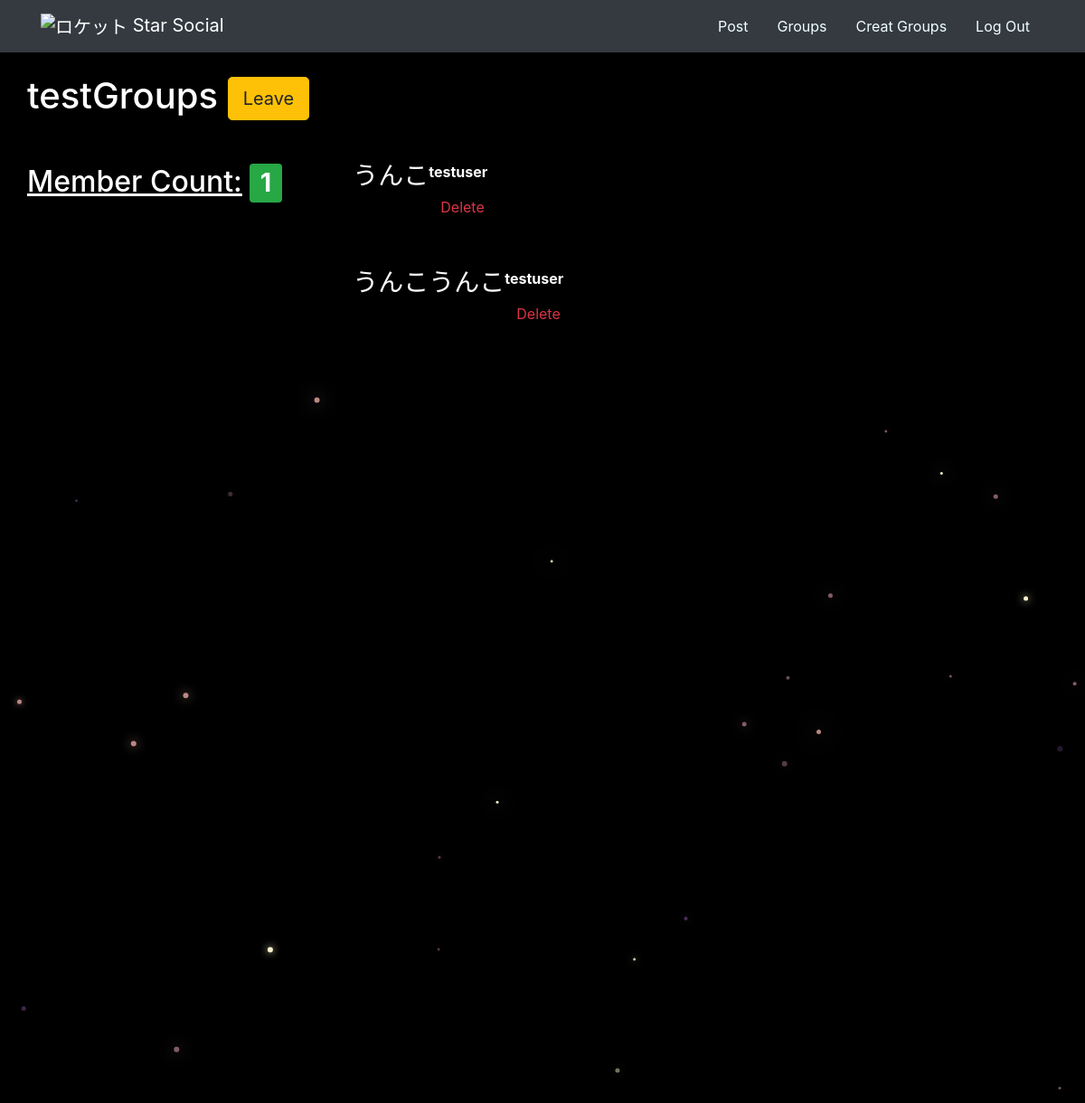
/groups/post/in/testgroups (signed in), run on the app's committed database.
### groups/models.py (models this page shows, shortened)
class Group(models.Model):
    name = models.CharField(max_length=225,unique=True)
    slug = models.SlugField(allow_unicode=True,unique=True)
    description = models.TextField(blank=True,default='')
    description_html = models.TextField(editable=False,blank=True,default='')
    member = models.ManyToManyField(User,through='GroupMember')

### posts/models.py (models this page shows, shortened)
class Post(models.Model):
    pass
    user = models.ForeignKey(User,related_name='posts',on_delete=models.CASCADE)
    created_at = models.DateTimeField(auto_now=True)
    message = models.TextField()
    message_html = models.TextField(editable=False)
    group = models.ForeignKey(Group,related_name='posts',null=True,blank=True,on_delete=models.CASCADE)
    class Meta:
        ordering = ['-created_at']
        unique_together = ['user','message']

### groups/views.py (the view)
# urls.py: path('post/in/<slug>',views.SingleGroup.as_view(),name='single'),
class SingleGroup(generic.DetailView):
    model = Group

### groups/templates/groups/group_detail.html (shortened to what this page needs)
{% extends "groups/group_base.html" %}
{% block pregroup %}
            <div class='content'>
            <h1 class="mb-xl-4">{{group.name}}
                {% if user in group.member.all %}
                    <a href="{% url 'groups:leave' slug=group.slug %}" class='btn  btn-lg btn-fill btn-warning'>
                        Leave
                    </a>
                {% else %}
                    <a href="{% url 'groups:join' slug=group.slug %}" class='btn  btn-lg btn-fill btn-warning'>
                        <span class="glyphicon glypicon-ok-circle"></span>Join
                    </a>
                {% endif %}
            </h1>
            <br />
            <h2><u>Member Count:</u> <span class="badge badge-success mb-xl-4">{{ group.member.count }}</span></h2>
        </div>
{% endblock pregroup %}
{% block group_content %}
    <div class="content m-xl-5">
        {% if group.posts.count == 0 %}
            <h2>No posts in this group yet!</h2>
        {% else %}
        {% for post in group.posts.all %}
            {% include "posts/_post.html" %}
        {% endfor %}
        {% endif %}
    </div>
{% endblock group_content %}

### posts/templates/posts/_post.html (shortened to what this page needs)
<div class="post media mt-sm-5">
    <h3>{{post.message_html|safe}}</h3>
    <div class="media-body">
        <strong>{{ post.user.username }}</strong>
        <div class="media-footer">
                {% if user.is_authenticated and post.user == user %}
                <a href="{% url 'posts:delete' pk=post.pk %}" title='delete' class='btn btn-simple'>
                    <span class='text-danger icon-label'>Delete</span>
                </a>
                {% endif %}
        </div>
    </div>
</div>

### static/star_social_demo/css/master.css (style rules this page uses)
a { color: azure; }
.badge { font-size: 90%; }
body { margin: 0; overflow: hidden; background-color: black; color:white; }

### data on the page
Group: name "testGroups", member.count "1"
Post: message_html "うんこ", user.username "testuser", shows "Delete"
Post: message_html "うんこうんこ", user.username "testuser", shows "Delete"
